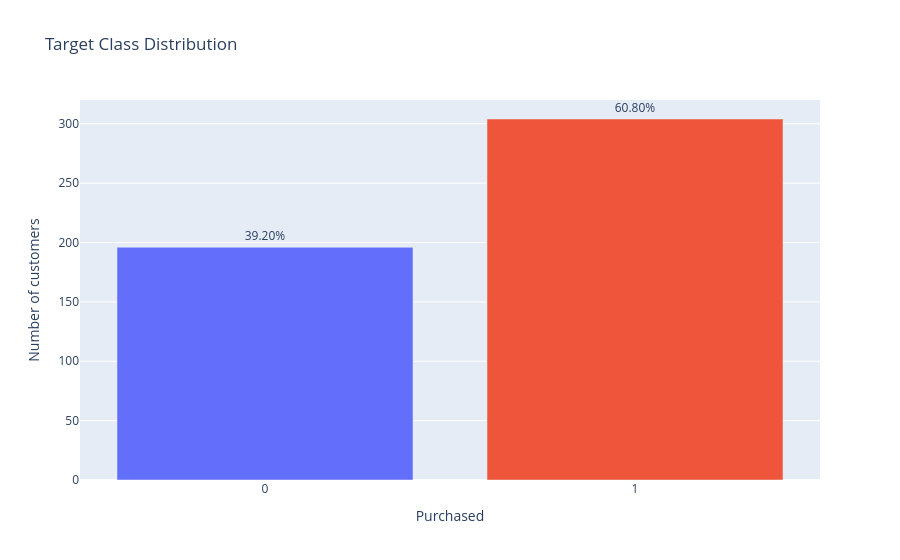

Write notebook code for a chart like this one.
### Code cell
#Target Distribution


target_counts = (
    analysis_df[TARGET]
    .value_counts()
    .sort_index()
    .reset_index()
)

target_counts.columns = [TARGET, "count"]
target_counts["class"] = target_counts[TARGET].astype(str)

target_counts["percentage"] = (
    target_counts["count"]
    / target_counts["count"].sum()
    * 100
).round(2)

display(target_counts)

fig = px.bar(
    target_counts,
    x="class",
    y="count",
    color="class",
    text="percentage",
    title="Target Class Distribution",
    labels={
        "class": "Purchased",
        "count": "Number of customers",
    },
)

fig.update_traces(
    texttemplate="%{text:.2f}%",
    textposition="outside",
)

fig.update_layout(showlegend=False)
fig.show()

fig.write_html(CHART_DIR / "target_distribution.html")

### Figure 1 — Plotly figure (JSON) as saved in the notebook; plotly's stock layout.template omitted (floating-point values rounded to 4 significant figures)
{"data": [{"hovertemplate": "Purchased=%{x}<br>Number of customers=%{y}<br>percentage=%{text}<extra></extra>", "legendgroup": "0", "marker": {"color": "#636efa", "pattern": {"shape": ""}}, "name": "0", "orientation": "v", "showlegend": true, "text": [39.2], "textposition": "outside", "texttemplate": "%{text:.2f}%", "type": "bar", "x": ["0"], "xaxis": "x", "y": [196], "yaxis": "y"}, {"hovertemplate": "Purchased=%{x}<br>Number of customers=%{y}<br>percentage=%{text}<extra></extra>", "legendgroup": "1", "marker": {"color": "#EF553B", "pattern": {"shape": ""}}, "name": "1", "orientation": "v", "showlegend": true, "text": [60.8], "textposition": "outside", "texttemplate": "%{text:.2f}%", "type": "bar", "x": ["1"], "xaxis": "x", "y": [304], "yaxis": "y"}], "layout": {"barmode": "relative", "legend": {"title": {"text": "Purchased"}, "tracegroupgap": 0}, "showlegend": false, "title": {"text": "Target Class Distribution"}, "xaxis": {"anchor": "y", "categoryarray": ["0", "1"], "categoryorder": "array", "domain": [0, 1], "title": {"text": "Purchased"}}, "yaxis": {"anchor": "x", "domain": [0, 1], "title": {"text": "Number of customers"}}}}
